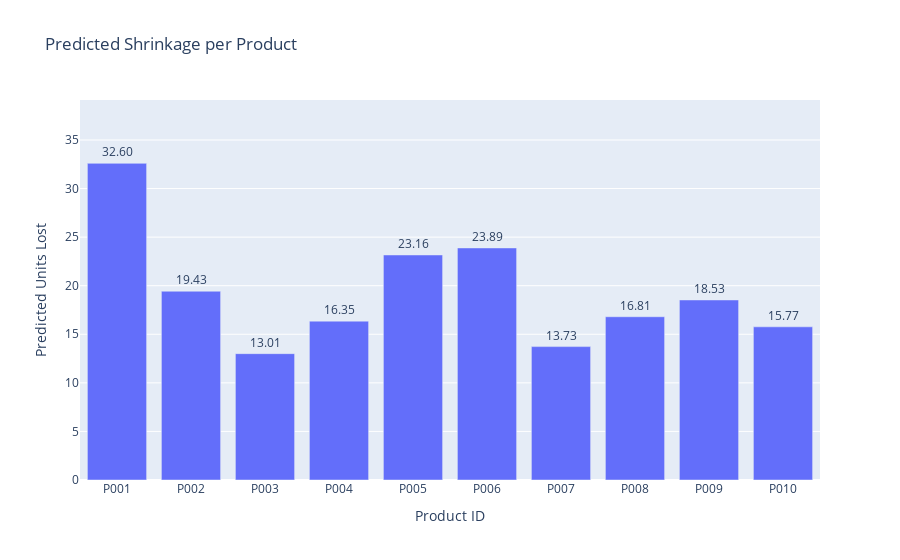

The notebook cell saved with this chart:
### Code cell
import pandas as pd
import plotly.express as px

# Assuming new_inventory already has the 'predicted_shrinkage' column
# If not, load your CSV again
# new_inventory = pd.read_csv("A:/amazon/new_inventory_shrinkage_predictions.csv")

# Bar chart for predicted shrinkage by product
fig = px.bar(new_inventory, 
             x='product_id', 
             y='predicted_shrinkage', 
             title='Predicted Shrinkage per Product',
             labels={'predicted_shrinkage': 'Predicted Units Lost', 'product_id': 'Product ID'},
             text='predicted_shrinkage')

fig.update_traces(texttemplate='%{text:.2f}', textposition='outside')
fig.update_layout(yaxis=dict(range=[0, new_inventory['predicted_shrinkage'].max() * 1.2]))

fig.show()

### Figure 1 — Plotly figure (JSON) as saved in the notebook; plotly's stock layout.template omitted (floating-point values rounded to 4 significant figures)
{"data": [{"alignmentgroup": "True", "hovertemplate": "Product ID=%{x}<br>Predicted Units Lost=%{text}<extra></extra>", "legendgroup": "", "marker": {"color": "#636efa", "pattern": {"shape": ""}}, "name": "", "offsetgroup": "", "orientation": "v", "showlegend": false, "text": [32.6, 19.43, 13.01, 16.35, 23.16, 23.89, 13.73, 16.81, 18.53, 15.77], "textposition": "outside", "texttemplate": "%{text:.2f}", "type": "bar", "x": ["P001", "P002", "P003", "P004", "P005", "P006", "P007", "P008", "P009", "P010"], "xaxis": "x", "y": [32.6, 19.43, 13.01, 16.35, 23.16, 23.89, 13.73, 16.81, 18.53, 15.77], "yaxis": "y"}], "layout": {"barmode": "relative", "legend": {"tracegroupgap": 0}, "title": {"text": "Predicted Shrinkage per Product"}, "xaxis": {"anchor": "y", "domain": [0, 1], "title": {"text": "Product ID"}}, "yaxis": {"anchor": "x", "domain": [0, 1], "range": [0, 39.12], "title": {"text": "Predicted Units Lost"}}}}
